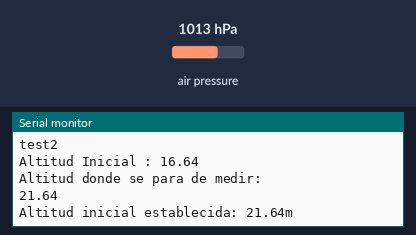
Bench run of a sketch on a simulated Arduino Uno, built with avr-gcc and run on an emulated ATmega328P. Parts: the last lines printed to the serial monitor. The inputs (shaded band) are chosen by the test bench; at power-on: air pressure 1013 hPa.

Above: at 1.2 s.
1.3 s: air pressure set to 952 hPa
At 2.5 s:
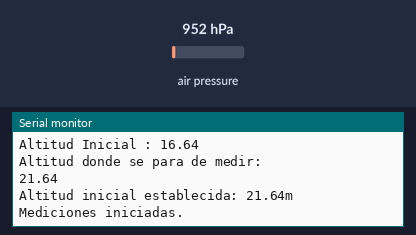
2.8 s: air pressure set to 1025 hPa
At 3.5 s:
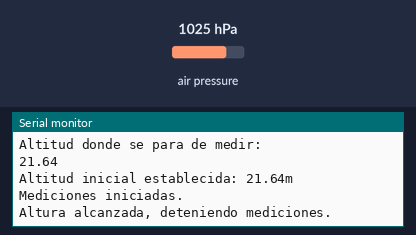

The sketch:

bme280.ino
```cpp
#include <Wire.h>
#include <Adafruit_Sensor.h>
#include <Adafruit_BME280.h>

#define SEALEVELPRESSURE_HPA (1015)
#define TARGET_ALTITUDE_OFFSET 5 // Offset to add to the initial altitude (in meters)

Adafruit_BME280 bme;
float initialAltitude;
float targetAltitude;
bool initialAltitudeSet = false;
bool measurementStarted = false;
bool measurementStopped = false;

void setup() {
  Serial.begin(9600);
  Serial.println("test1");
  if (!bme.begin(0x76)) {
    Serial.println("No encuentro un sensor BME280 valido!");
    while (1);
  }
  Serial.println("test2");
  delay(50);
  float initialAltitude = bme.readAltitude(SEALEVELPRESSURE_HPA);
  float targetAltitude = initialAltitude + TARGET_ALTITUDE_OFFSET;
  Serial.print("Altitud Inicial : ");
  Serial.println(initialAltitude);
  Serial.println("Altitud donde se para de medir: ");
  Serial.println(targetAltitude);
}

void loop() {
  float currentAltitude = bme.readAltitude(SEALEVELPRESSURE_HPA);

  // Set the initial altitude using the first measurement and add the offset
  if (!initialAltitudeSet) {
    initialAltitude = currentAltitude + TARGET_ALTITUDE_OFFSET;
    initialAltitudeSet = true;
    Serial.print("Altitud inicial establecida: ");
    Serial.print(initialAltitude);
    Serial.println("m");
  }

  // Check if the rocket has reached the target altitude
  if (currentAltitude >= initialAltitude && !measurementStarted) {
    measurementStarted = true;
    Serial.println("Mediciones iniciadas.");
  }

  // Check if the rocket has reached the target altitude for the second time
  if (measurementStarted && currentAltitude <= initialAltitude && !measurementStopped) {
    measurementStopped = true;
    Serial.println("Altura alcanzada, deteniendo mediciones.");
  }
  /*
  // Print the sensor data
  Serial.print("Temperatura = ");
  Serial.print(bme.readTemperature());
  Serial.println("*C");

  Serial.print("Presion = ");
  Serial.print(bme.readPressure() / 100.0F);
  Serial.println("hPa");

  Serial.print("Altitud estimada = ");
  Serial.print(currentAltitude);
  Serial.println("m");

  Serial.print("Humedad = ");
  Serial.print(bme.readHumidity());
  Serial.println("%");

  Serial.println();
  */

  delay(50);
}
```

Measured:
- after the input at 1.3 s, the serial monitor: prints a new line at once (image 1)
- after the input at 2.8 s, the serial monitor: prints a new line at once (image 2)
